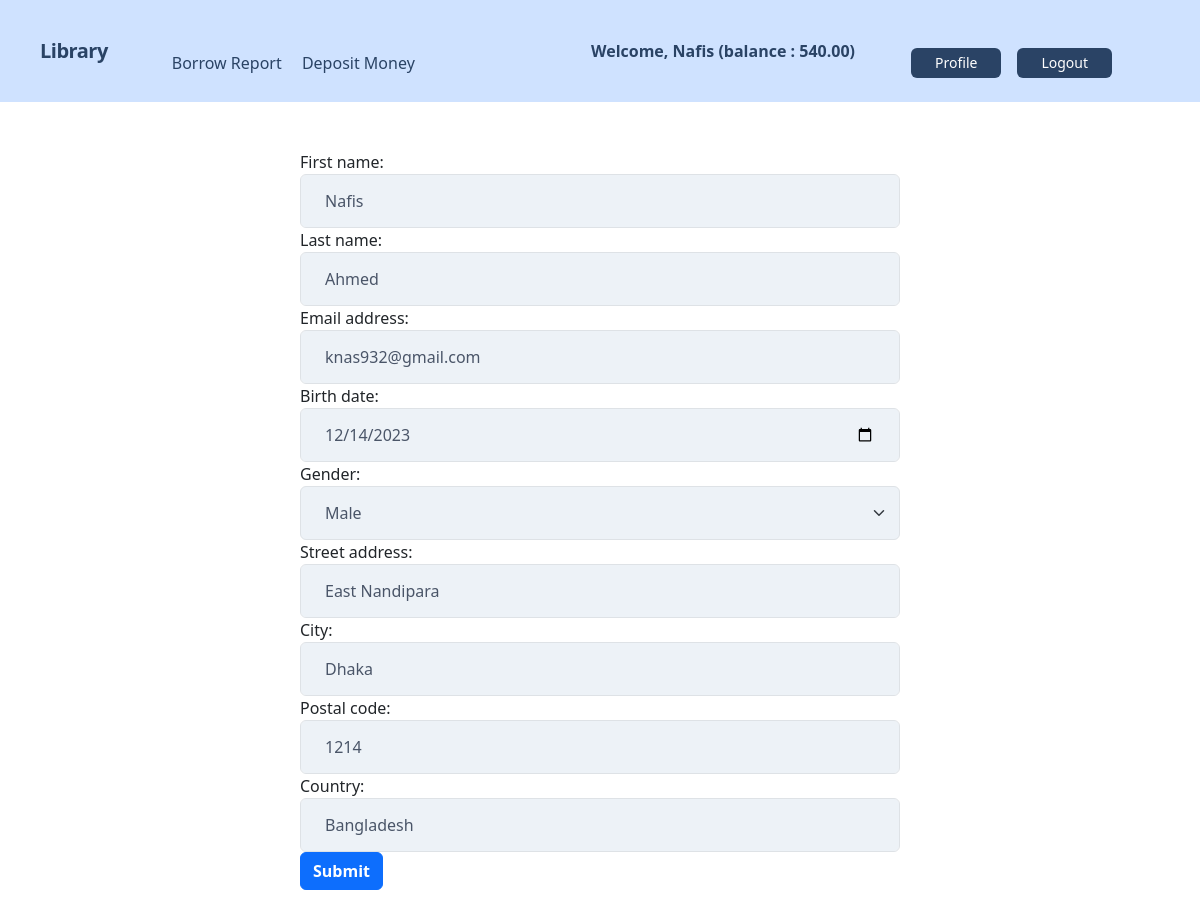
Screenshot of /profile/ (signed in) with the database file from the repository.
### user/models.py (models this page shows, shortened)
class UserInfo(models.Model):
    user = models.OneToOneField(User, related_name='info', on_delete=models.CASCADE)
    birth_date = models.DateField(null=True, blank=True)
    gender = models.CharField(max_length=10, choices=GENDER_TYPE)
    balance = models.DecimalField(default=0, max_digits=8, decimal_places=2)

class UserAddress(models.Model):
    user = models.OneToOneField(User, related_name='address', on_delete=models.CASCADE)
    street_address = models.CharField(max_length=200)
    city = models.CharField(max_length= 100)
    postal_code = models.IntegerField()
    country = models.CharField(max_length=100)

### user/views.py (the view, shortened to what this page needs)
# urls.py: path('profile/', UserUpdateView.as_view(), name='profile'),
class UserUpdateView(LoginRequiredMixin, View):
    template_name = 'signup.html'
    def get(self, request):
        form = UpdateForm(instance=request.user)
        return render(request, self.template_name, {'form': form})

### user/templates/signup.html (shortened to what this page needs)
{% extends 'base.html' %}
{% block content %}
    {% load crispy_forms_tags %}
    <form class="m-auto mt-5 mb-5" method="post" style="width: 50%;" novalidate>
        {% for f in form %}
            {{f.label_tag}}
            {{f}}
        {% endfor %}
        <button class="btn btn-primary" type="submit" style="font-weight: bold;">Submit</button>
    </form>
{% endblock %}

### core/templates/base.html (shortened to what this page needs)
<!DOCTYPE html>
<html lang="en">
<head>
    <link href="https://cdn.jsdelivr.net/npm/bootstrap@5.3.2/dist/css/bootstrap.min.css" rel="stylesheet">
    <link href="https://unpkg.com/tailwindcss@^1.0/dist/tailwind.min.css" rel="stylesheet">
  </head>
<body>
  <nav class="flex items-center justify-between flex-wrap bg-primary-subtle p-6 px-10">
    <div class="flex items-center flex-shrink-0 text-white mr-6">
        <span class="font-semibold text-xl tracking-tight text-blue-900"><a href="/">Library</a></span>
    </div>
    <div class="w-full block flex-grow lg:flex lg:items-center lg:w-auto px-10">
        {% if request.user.is_authenticated %}
            <div class="text-md lg:flex-grow">
                <a href="{% url 'borrow_report' %}" class="block mt-4 lg:inline-block lg:mt-0 text-blue-900 hover:text-red-900 hover:font-black mr-4">
                    Borrow Report
                </a>
                <a href="{% url 'deposit_money' %}" class="block mt-4 lg:inline-block lg:mt-0 text-blue-900 hover:text-red-900 hover:font-black mr-4">
                    Deposit Money
                </a>
            </div>
            <div class="flex w-auto">
                <div class="text-blue-900 my-auto font-black px-5">Welcome, {{ request.user.first_name }} (balance : {{request.user.info.balance}}) </div>
                <a href="{% url 'profile' %}" class="mx-2 inline-block font-medium text-sm px-4 py-2 leading-none bg-blue-900 rounded text-white border-white hover:border-transparent hover:text-dark hover:bg-red-700 mt-4 lg:mt-0">Profile</a>
                <form method="post" action="{% url 'logout' %}">
                  <button class="mx-2 inline-block font-medium text-sm px-4 py-2
                  leading-none bg-blue-900 rounded text-white border-white hover:border-transparent
                  hover:text-dark hover:bg-red-700 mt-4 lg:mt-0">Logout</button>
                </form>
            </div>
        {% endif %}
    </div>
</nav>
    {% block content %}
    {% endblock %}
</body>
</html>

### rows the page displays
UserAddress: form "East Nandipara" "Dhaka" "Bangladesh"

### other values shown
{{ request.user.first_name }} "Nafis"
{{ request.user.info.balance }} "540.00"
{{ f.label_tag }} "First name:" "Last name:" "Email address:" "Birth date:" "Gender:" "Street address:" "City:" "Postal code:" "Country:"
